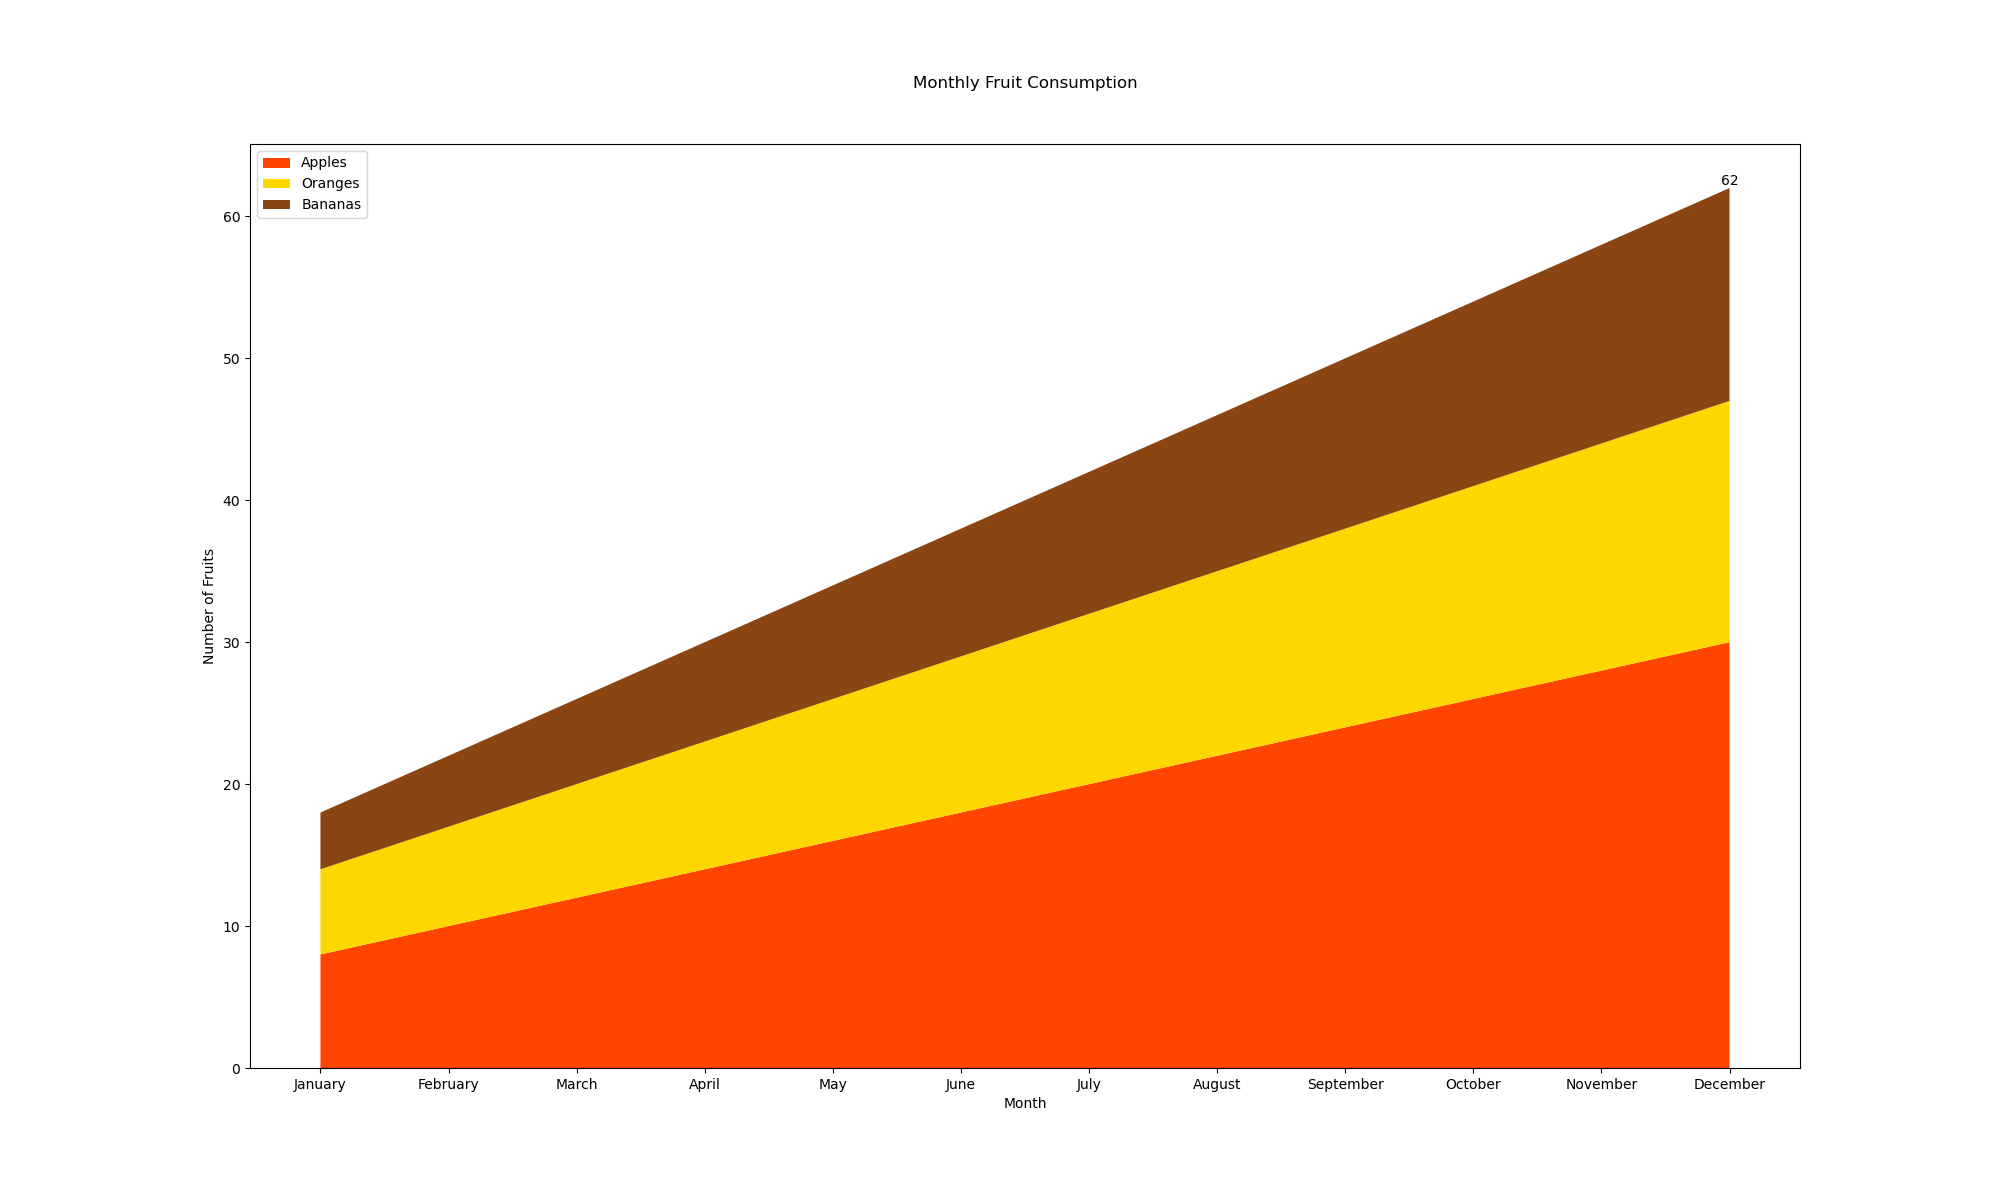

The script that drew this image:

import matplotlib.pyplot as plt
import pandas as pd

data = {
    'Month': ['January', 'February', 'March', 'April', 'May', 'June',
              'July', 'August', 'September', 'October', 'November', 'December'],
    'Apples': [8, 10, 12, 14, 16, 18, 20, 22, 24, 26, 28, 30],
    'Oranges': [6, 7, 8, 9, 10, 11, 12, 13, 14, 15, 16, 17],
    'Bananas': [4, 5, 6, 7, 8, 9, 10, 11, 12, 13, 14, 15]
}

df = pd.DataFrame(data)

plt.figure(figsize=(20, 12))

plt.stackplot(df['Month'],
              df['Apples'], df['Oranges'], df['Bananas'],
              labels=['Apples', 'Oranges', 'Bananas'],
              colors=['#FF4500', '#FFD700', '#8B4513'])

plt.title('Monthly Fruit Consumption', pad=40)
plt.xlabel('Month')
plt.ylabel('Number of Fruits')

plt.legend(loc='upper left')

for i, (mon, apples, oranges, bananas) in enumerate(zip(df['Month'], df['Apples'], df['Oranges'], df['Bananas'])):
    if mon == 'December':
        plt.text(i, apples + oranges + bananas, f'{apples + oranges + bananas}', ha='center', va='bottom')

plt.show()
